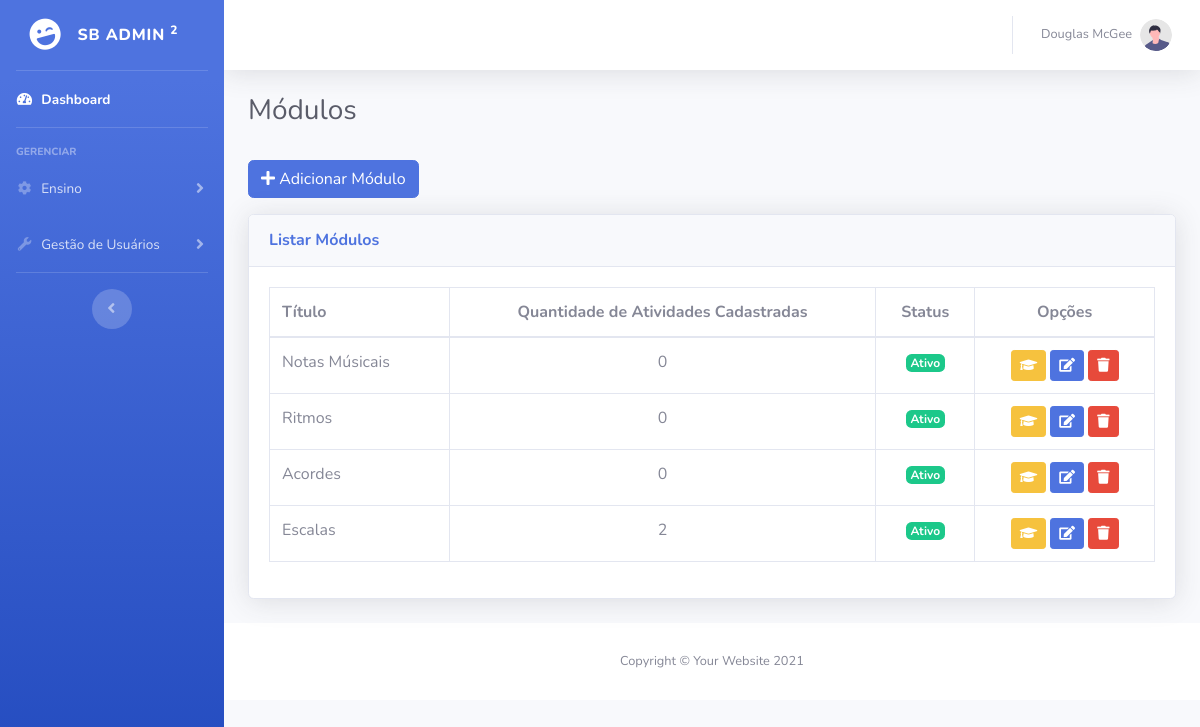
Before: /modulo.php with the older database file.
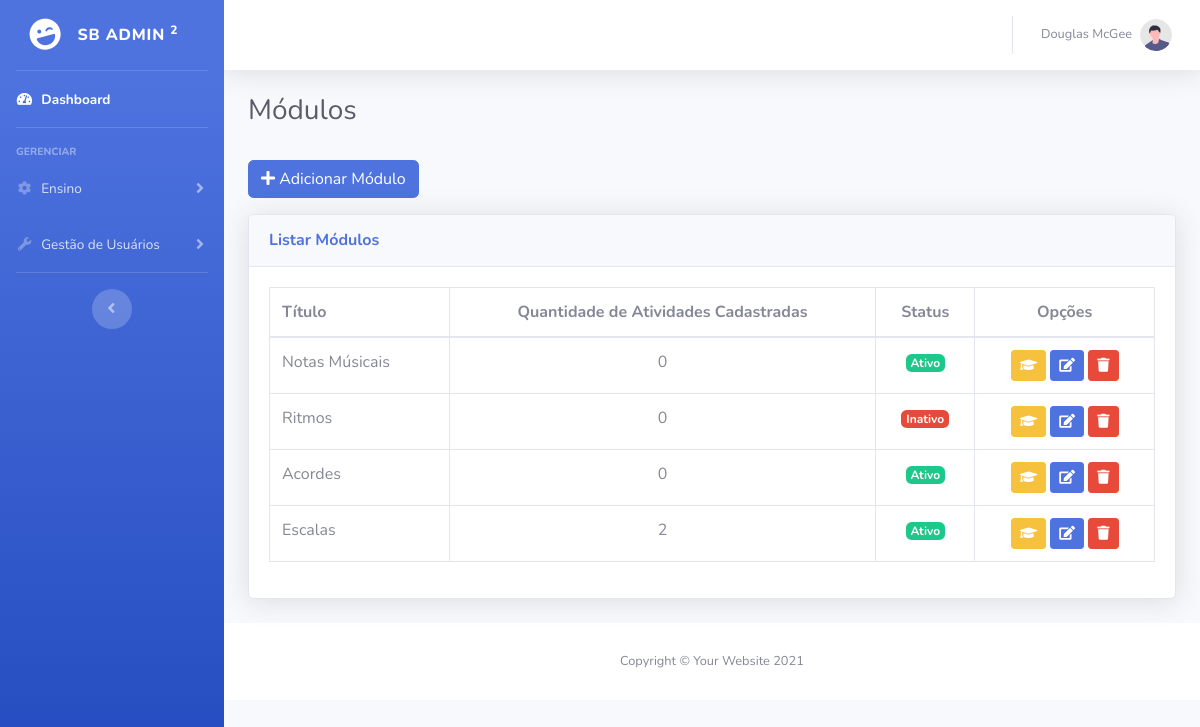
After: the same page with the newer database file.
### tables this page shows
CREATE TABLE `modulo` (
  `idModulo` int(11) NOT NULL,
  `tituloModulo` varchar(100) DEFAULT NULL,
  `descricaoModulo` text DEFAULT NULL,
  `statusModulo` int(11) DEFAULT NULL,
  `nivelModulo` tinyint(4) DEFAULT NULL
);

### modulo.php (the view, shortened to what this page needs)
<?php
include 'header.php';
$query = 'SELECT * FROM modulo WHERE 1';
$result = mysqli_query($con, $query);
$qtdRegistros = mysqli_num_rows($result);
$array = mysqli_fetch_all($result, MYSQLI_ASSOC);
?>
<div class="container-fluid">
    <h1 class="h3 mb-2 text-gray-800">Módulos</h1>
    <br>
    <a href="modulonovo.php" class="btn btn-primary mb-3">
        <i class="fas fa-plus"></i> Adicionar Módulo
    </a>
    <div class="card shadow mb-4">
        <div class="card-header py-3">
            <h6 class="m-0 font-weight-bold text-primary">Listar Módulos</h6>
        </div>
        <div class="card-body">
            <?php
            if ($qtdRegistros > 0) {
            ?>
                <div class="table-responsive">
                    <table class="table table-bordered" id="dataTable" width="100%" cellspacing="0">
                        <thead>
                            <tr>
                                <th>Título</th>
                                <th style="text-align: center;">Quantidade de Atividades Cadastradas</th>
                                <th style="text-align: center;">Status</th>
                                <th style="text-align: center;">Opções</th>
                            </tr>
                        </thead>
                        <tbody>
                            <?php
                            for ($i = 0; $i < $qtdRegistros; $i++) {
                                $idModulo = $array[$i]['idModulo'];
                                $query2 = "SELECT * FROM atividade WHERE idModulo = $idModulo";
                                $result2 = mysqli_query($con, $query2);
                                $qtdRegistros2 = mysqli_num_rows($result2);
                                $status = '';
                                if ($array[$i]['statusModulo'] == 1) {
                                    $status = "<span class=\"badge badge-success\">Ativo</span>";
                                } else {
                                    $status = "<span class=\"badge badge-danger\">Inativo</span>";
                                }
                            ?>
                                <tr>
                                    <td><?= $array[$i]['tituloModulo'] ?></td>
                                    <td style="text-align: center;"><?= $qtdRegistros2 ?></td>
                                    <td style="text-align: center;"><?= $status ?></td>
                                    <td style="text-align: center;">
                                        <a title="Adicionar Atividade" class="btn btn-warning btn-sm" onclick="abreModalAtividade(1)">
                                            <i class="fas fa-graduation-cap"></i>
                                        </a>
                                        <a title="Editar Módulo" onclick="editarModulo(<?= $idModulo ?>)" class="btn btn-primary btn-sm">
                                            <i class="fas fa-edit"></i>
                                        </a>
                                        <a title="Excluir Módulo" onclick="excluirModulo(<?= $idModulo ?>)" class="btn btn-danger btn-sm">
                                            <i class="fas fa-trash"></i>
                                        </a>
                                    </td>
                                </tr>
                            <?php
                            }
                            ?>
                        </tbody>
                    </table>
                </div>
            <?php
            } else {
                echo "<h3>Nenhum registro encontrado!</h3>";
            }
            ?>
        </div>
    </div>
</div>
<?php include 'footer.php'; ?>

### header.php (shortened to what this page needs)
<!DOCTYPE html>
<html lang="pt">
<head>
    <link href="vendor/fontawesome-free/css/all.min.css" rel="stylesheet" type="text/css">
    <link href="css/sb-admin-2.min.css" rel="stylesheet">
    <link rel="stylesheet" href="https://cdnjs.cloudflare.com/ajax/libs/sweetalert/1.1.3/sweetalert.min.css">
</head>
</head>
<body id="page-top">
    <?php
    require_once 'menu.php';
    ?>

### menu.php (shortened to what this page needs)
<div id="wrapper">
    <ul class="navbar-nav bg-gradient-primary sidebar sidebar-dark accordion" id="accordionSidebar">
        <a class="sidebar-brand d-flex align-items-center justify-content-center" href="index.html">
            <div class="sidebar-brand-icon rotate-n-15">
                <i class="fas fa-laugh-wink"></i>
            </div>
            <div class="sidebar-brand-text mx-3">SB Admin <sup>2</sup></div>
        </a>
        <hr class="sidebar-divider my-0">
        <li class="nav-item active">
            <a class="nav-link" href="admin.php">
                <i class="fas fa-fw fa-tachometer-alt"></i>
                <span>Dashboard</span></a>
        </li>
        <hr class="sidebar-divider">
        <div class="sidebar-heading">
            Gerenciar
        </div>
        <li class="nav-item">
            <a class="nav-link collapsed" href="#" data-toggle="collapse" data-target="#collapseTwo"
                aria-expanded="true" aria-controls="collapseTwo">
                <i class="fas fa-fw fa-cog"></i>
                <span>Ensino</span>
            </a>
        </li>
        <li class="nav-item">
            <a class="nav-link collapsed" href="#" data-toggle="collapse" data-target="#collapseUtilities"
                aria-expanded="true" aria-controls="collapseUtilities">
                <i class="fas fa-fw fa-wrench"></i>
                <span>Gestão de Usuários</span>
            </a>
        </li>
        <hr class="sidebar-divider d-none d-md-block">
        <div class="text-center d-none d-md-inline">
            <button class="rounded-circle border-0" id="sidebarToggle"></button>
        </div>
    </ul>
    <div id="content-wrapper" class="d-flex flex-column">
        <div id="content">
            <nav class="navbar navbar-expand navbar-light bg-white topbar mb-4 static-top shadow">
                <ul class="navbar-nav ml-auto">
                    <li class="nav-item dropdown no-arrow">
                        <a class="nav-link dropdown-toggle" href="#" id="userDropdown" role="button"
                            data-toggle="dropdown" aria-haspopup="true" aria-expanded="false">
                            <span class="mr-2 d-none d-lg-inline text-gray-600 small">Douglas McGee</span>
                            <img class="img-profile rounded-circle"
                                src="img/undraw_profile.svg">
                        </a>
                    </li>
                </ul>
            </nav>

### footer.php (shortened to what this page needs)
<footer class="sticky-footer bg-white">
    <div class="container my-auto">
        <div class="copyright text-center my-auto">
            <span>Copyright &copy; Your Website 2021</span>
        </div>
    </div>
</footer>
</div>
</div>
</body>
</html>

Changed rows visible on the page:
changed modulo "Ritmos": statusModulo "Ativo" → "Inativo"
